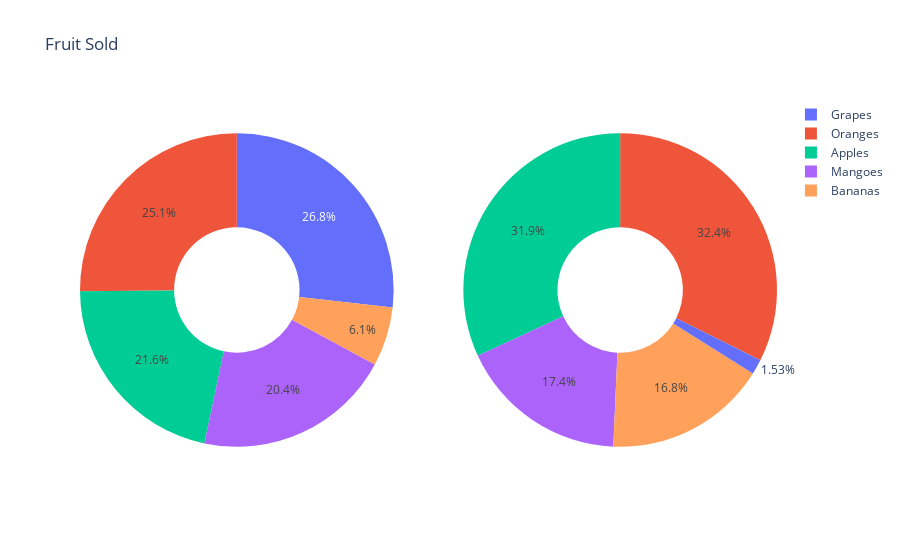

Here is the notebook cell this chart was saved with:
### Code cell
df = df_fruits

fig = make_subplots(rows=1, cols=2, specs=[[{'type':'domain'}, {'type':'domain'}]])

fig.add_trace(go.Pie(labels=df.index, values=df['2018'], name="2018"),
              1, 1)
fig.add_trace(go.Pie(labels=df.index, values=df['2019'], name="2019"),
              1, 2)


# Use `hole` to create a donut-like pie chart
fig.update_traces(hole=.4, hoverinfo="label+percent+name")

fig.update_layout(title_text="Fruit Sold")
    
fig.show()

### Figure 1 — Plotly figure (JSON) as saved in the notebook; plotly's stock layout.template omitted (floating-point values rounded to 4 significant figures)
{"data": [{"domain": {"x": [0, 0.45], "y": [0, 1]}, "hole": 0.4, "hoverinfo": "label+percent+name", "labels": ["Apples", "Oranges", "Bananas", "Mangoes", "Grapes"], "name": "2018", "type": "pie", "values": [640, 746, 181, 607, 795]}, {"domain": {"x": [0.55, 1], "y": [0, 1]}, "hole": 0.4, "hoverinfo": "label+percent+name", "labels": ["Apples", "Oranges", "Bananas", "Mangoes", "Grapes"], "name": "2019", "type": "pie", "values": [687, 698, 361, 375, 33]}], "layout": {"autosize": true, "title": {"text": "Fruit Sold"}}}
